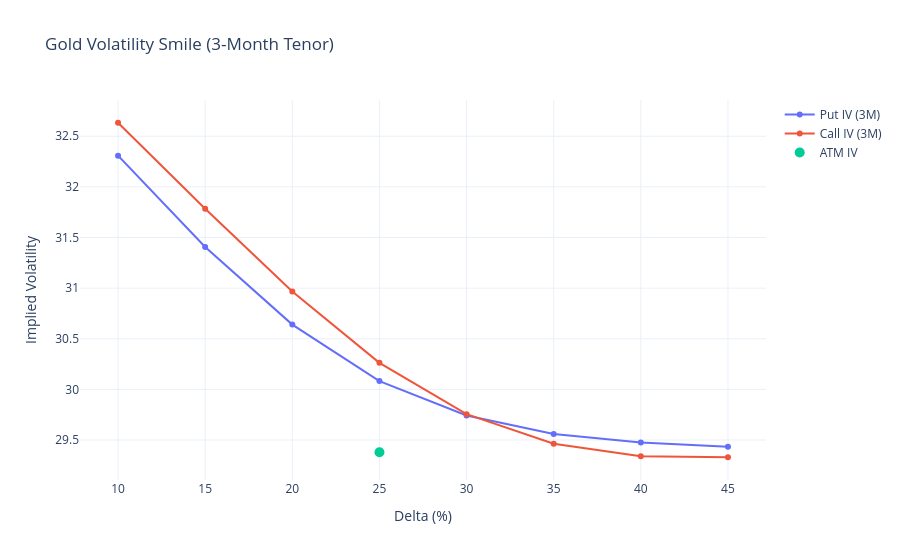

Notebook code cell kept with this figure:
### Code cell
fig = go.Figure()

fig.add_trace(go.Scatter(
    x=deltas, y=put_vols,
    mode="lines+markers",
    name="Put IV (3M)"
))

fig.add_trace(go.Scatter(
    x=deltas, y=call_vols[::-1],
    mode="lines+markers",
    name="Call IV (3M)"
))

fig.add_trace(go.Scatter(
    x=[25], y=[atm_vol],
    mode="markers",
    marker=dict(size=10),
    name="ATM IV"
))

fig.update_layout(
    title="Gold Volatility Smile (3‑Month Tenor)",
    xaxis_title="Delta (%)",
    yaxis_title="Implied Volatility",
    template="plotly_white"
)

fig.show()

### Figure 1 — Plotly figure (JSON) as saved in the notebook; plotly's stock layout.template omitted (floating-point values rounded to 4 significant figures)
{"data": [{"mode": "lines+markers", "name": "Put IV (3M)", "type": "scatter", "x": [10, 15, 20, 25, 30, 35, 40, 45], "y": [32.31, 31.41, 30.64, 30.08, 29.74, 29.56, 29.48, 29.43]}, {"mode": "lines+markers", "name": "Call IV (3M)", "type": "scatter", "x": [10, 15, 20, 25, 30, 35, 40, 45], "y": [32.63, 31.78, 30.97, 30.26, 29.75, 29.46, 29.34, 29.33]}, {"marker": {"size": 10}, "mode": "markers", "name": "ATM IV", "type": "scatter", "x": [25], "y": [29.38]}], "layout": {"title": {"text": "Gold Volatility Smile (3‑Month Tenor)"}, "xaxis": {"title": {"text": "Delta (%)"}}, "yaxis": {"title": {"text": "Implied Volatility"}}}}
